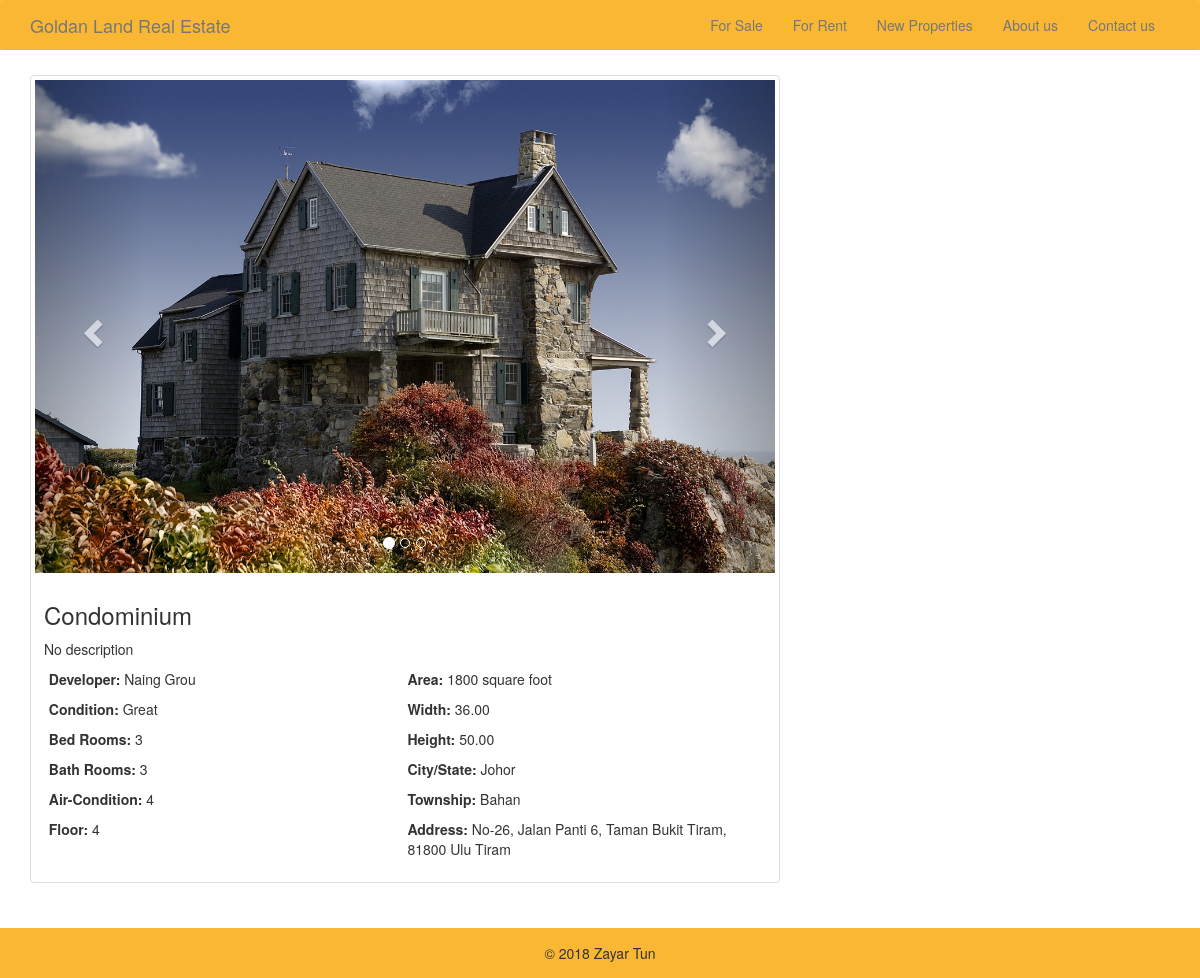
Screenshot of /staff/show.php?id=19 with the database file from the repository.
### tables this page shows
CREATE TABLE IF NOT EXISTS `properties` (
  `id` int(11) NOT NULL AUTO_INCREMENT,
  `first_name` varchar(255) NOT NULL,
  `last_name` varchar(255) NOT NULL,
  `contact_phone` varchar(255) NOT NULL,
  `property_type` varchar(255) NOT NULL,
  `property_for` varchar(255) NOT NULL,
  `development` varchar(255) NOT NULL,
  `bed_room` varchar(255) NOT NULL,
  `bath_room` varchar(255) NOT NULL,
  `air_conditioning` varchar(255) NOT NULL,
  `condition_id` tinyint(3) NOT NULL,
  `width` decimal(9,2) NOT NULL,
  `length` decimal(9,2) NOT NULL,
  `floor` varchar(255) NOT NULL,
  `address` varchar(255) NOT NULL,
  `township` varchar(255) NOT NULL,
  `state` varchar(255) NOT NULL,
  `price` decimal(9,2) NOT NULL,
  `description` varchar(255) NOT NULL,
  `image_names` varchar(255) NOT NULL,
  PRIMARY KEY (`id`)
);

### private/classes/databaseobject.class.php (called while the page is built, shortened)
<?php
  class DatabaseObject
  {
    static protected $database;
    static protected $table_name = "";
    public static function set_database($database)
    {
      self::$database = $database;
    }
    public static function find_by_sql($sql)
    {
      $result = self::$database->query($sql);
      $object_array = [];
      while ($record = $result->fetch_assoc())
      {
        $object_array[] = static::instantiate($record);
      }
      return $object_array;
    }
    public static function find_by_id($id)
    {
      $sql = "SELECT * FROM " . static::$table_name . " ";
      $sql .= "WHERE id='" . self::$database->escape_string($id) . "'";
      $obj_array = static::find_by_sql($sql);
      if (!empty($obj_array)) {
        return array_shift($obj_array);
      } else {
        return false;
      }
    }
    protected static function instantiate($record)
    {
      $object = new static();
      foreach ($record as $property => $value)
      {
        if (property_exists($object, $property)) {
          $object->$property = $value;
        }
      }
      return $object;
    }
  }

### private/classes/property.class.php (called while the page is built, shortened)
<?php
  class Property extends DatabaseObject
  {
    public $width = 0.0;
    public $length = 0.0;
    public $image_names;
    protected $condition_id;
    public function __construct($args=[])
    {
      $this->condition_id = $args['condition_id'] ?? 3;
      $this->width = $args['width'] ?? 0.0;
      $this->length = $args['length'] ?? 0.0;
      $this->image_names = $args['image_names'] ?? NULL;
    }
    public function area()
    {
      $square_feet = floatval($this->width) * floatval($this->length);
      return $square_feet;
    }
    public function condition()
    {
      if ($this->condition_id > 0) {
        return self::CONDITION_OPTIONS[$this->condition_id];
      } else {
        return 'Unknown';
      }
    }
    public function get_images()
    {
      return explode(', ', $this->image_names);
    }
  }

### private/functions.php (called while the page is built, shortened)
<?php
function url_for($script_path) {
  return WWW_ROOT . $script_path;
}
function h($string="") {
  return htmlspecialchars($string);
}
?>

### public/staff/show.php (the view, shortened to what this page needs)
<?php
  $id = $_GET['id'] ?? false;
  $prop = Property::find_by_id($id);
  $images = $prop->get_images();
  include(SHARED_PATH . '/staff_header.php');
?>
<div class="container main">
  <div class="row">
    <section class="col-sm-8">
      <div class="thumbnail">
        <div class="carousel slide" id="featured">
          <lo class="carousel-indicators">
            <?php
              $active_li = false;
              for ($i = 0, $l = count($images); $i < $l; ++$i) {
                if (!$active_li) {
                  $active_li = true;
                  ?>
                  <li data-target="#featured" data-slide-to="<?php echo $i; ?>" class="active"></li>
                <?php } else { ?>
                  <li data-target="#featured" data-slide-to="<?php echo $i; ?>"></li>
                <?php } ?>
              <?php } ?>
          </lo>
          <div class="carousel-inner">
            <?php
              $active = false;
              foreach ($images as $img) {
                if (!$active) {
                  $active = true;
                  ?>
                  <div class="item active">
                    <img class="img-responsive" src="<?php echo url_for('/uploaded/' . $img); ?>" alt="<?php echo $img; ?>">
                  </div>
                <?php } else { ?>
                  <div class="item">
                    <img class="img-responsive" src="<?php echo url_for('/uploaded/' . $img); ?>" alt="<?php echo $img; ?>">
                  </div>
                <?php } ?>
              <?php } ?>
          </div>
          <a class="left carousel-control" href="#featured" role="button" data-slide="prev">
            <span class="glyphicon glyphicon-chevron-left"></span>
          </a>
          <a class="right carousel-control" href="#featured" role="button" data-slide="next">
            <span class="glyphicon glyphicon-chevron-right"></span>
          </a>
        </div>
        <div class="caption">
          <h3><?php echo h($prop->property_type); ?></h3>
          <p><?php echo h($prop->description); ?></p>
          <section class="detail-section">
            <div class="sec-1">
              <p><strong>Developer: </strong><?php echo h($prop->development); ?></p>
              <p><strong>Condition: </strong><?php echo h($prop->condition()); ?></p>
              <p><strong>Bed Rooms: </strong><?php echo h($prop->bed_room); ?></p>
              <p><strong>Bath Rooms: </strong><?php echo h($prop->bath_room); ?></p>
              <p><strong>Air-Condition: </strong><?php echo h($prop->air_conditioning); ?></p>
              <p><strong>Floor: </strong><?php echo h($prop->floor); ?></p>
            </div>
            <div class="sec-2">
              <p><strong>Area: </strong><?php echo h($prop->area()); ?> square foot</p>
              <p><strong>Width: </strong><?php echo h($prop->width); ?></p>
              <p><strong>Height: </strong><?php echo h($prop->length); ?></p>
              <p><strong>City/State: </strong><?php echo h($prop->state); ?></p>
              <p><strong>Township: </strong><?php echo h($prop->township); ?></p>
              <p><strong>Address: </strong><?php echo h($prop->address); ?></p>
            </div>
          </section>
        </div>
      </div>
    </section>
  </div>
</div>
<?php
include(SHARED_PATH . '/staff_footer.php');
?>

### public/css/styles.css (style rules this page uses)
.main { min-height: 100vh; }
.detail-section { display: flex; justify-content: space-evenly; }
.sec-1, .sec-2 { width: 49%; }
.carousel-inner>.item { background-color: #232E40; }

### rows the page displays
properties: property_type "Condominium", description "No description", development "Naing Grou", condition "Great", bed_room "3", bath_room "3", air_conditioning "4", floor "4", $prop->area() "1800", width "36.00", length "50.00", state "Johor", township "Bahan", address "No-26, Jalan Panti 6, Taman Bukit Tiram, 81800 Ulu Tiram"
